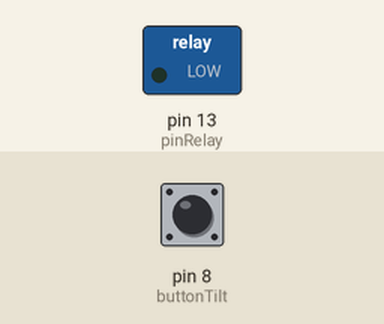
This sketch was run on a simulated Arduino Uno, built with avr-gcc and run on an emulated ATmega328P. Parts: switched loads named in the sketch (green lamp = pin HIGH). The inputs (shaded band) are chosen by the test bench; at power-on: pin 8 (buttonTilt) LOW.

Above: at 1.2 s.
1.3 s: pin 8 (buttonTilt) pulled HIGH for 0.15 s
At 1.37 s:
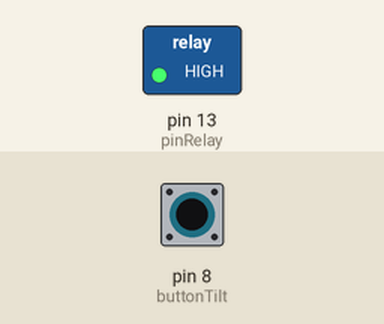
2.9 s: pin 8 (buttonTilt) pulled HIGH for 3.2 s
At 7.0 s:
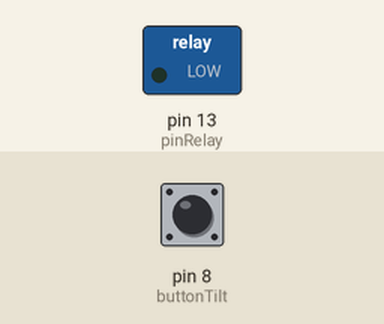
Timing chart, 0 to 8.5 s (numbered marks = the images above; inputs shaded):
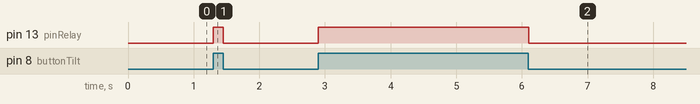

Measured:
- after the input at 1.3 s, pin 13 (pinRelay): LOW → HIGH at once, → LOW 0.15 s later
- after the input at 2.9 s, pin 13 (pinRelay): LOW → HIGH at once, → LOW 3.2 s later

The sketch:

Uso_del_sensore_di_tilt.ino
```cpp
/*
Sketch per il controllo di un relè collegato alla porta 13
tramite un sensore di tilt collegato alla porta digitale 8.
Pier Calderan - Luglio 2013
*/

const int buttonTilt = 8; // imposta la porta 8 per il sensore di tilt
int buttonState = 0;      // imposta la variabile di stato del sensore

int pinRelay = 13;       // porta digitale 13 assegnata al relè

void setup() {
pinMode(buttonTilt, INPUT);   // inizializza il sensore come input
pinMode(pinRelay, OUTPUT);    // imposta la porta 13 come uscita
}

void loop()
{
  buttonState = digitalRead(buttonTilt); // legge lo stato del sensore
  if (buttonState == HIGH)               // se il sensore è inclinato...
  digitalWrite(pinRelay,HIGH);           // il relè si accende
else
  digitalWrite(pinRelay,LOW);            // altrimenti il relè resta spento
  delay(50); // ritardo per l'elaborazione del dato del sensore
}
```
